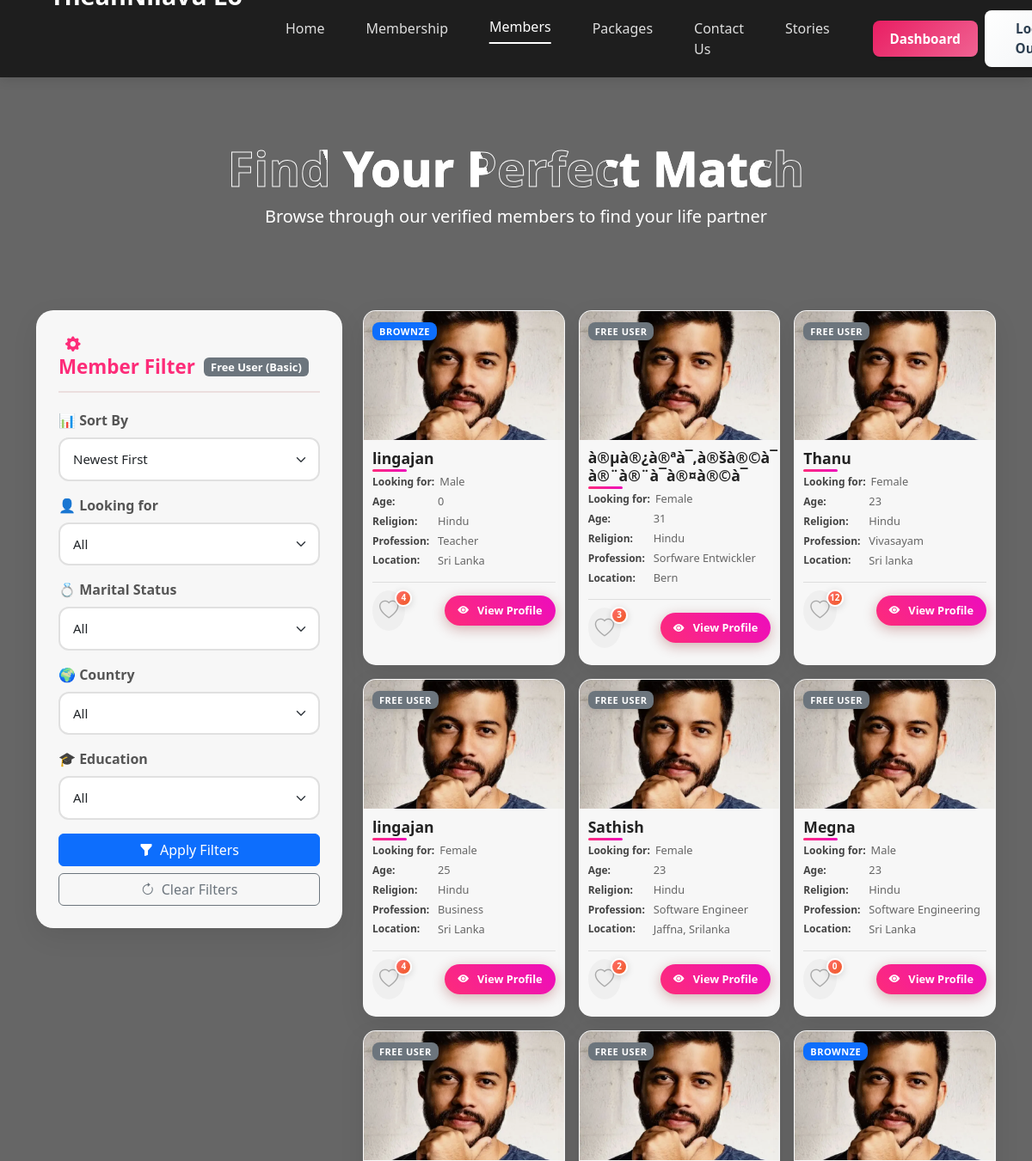
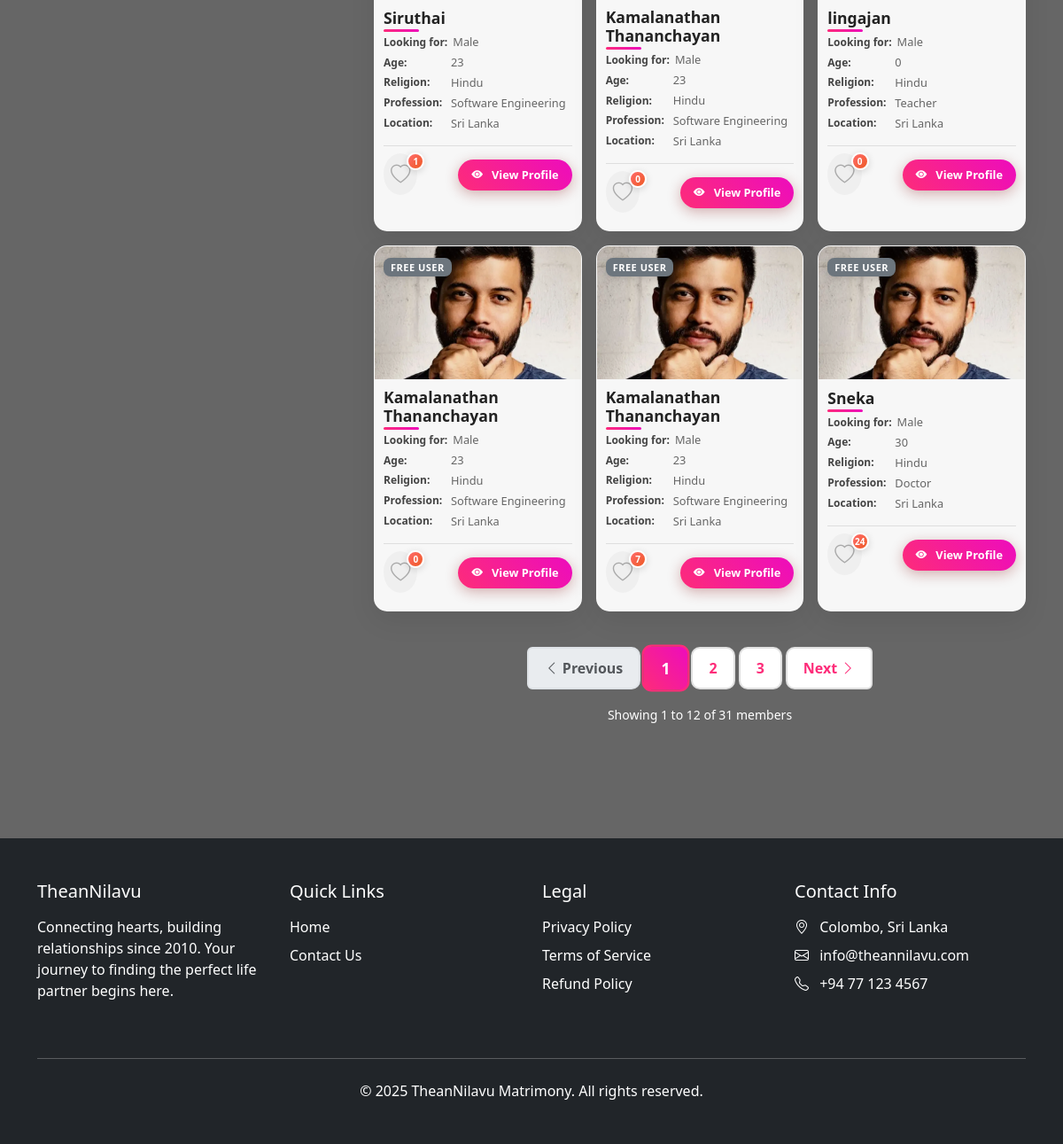
The page /webthennilavu/mem.php (signed in) on the database its author committed (2 pictures, top to bottom).
### tables this page shows
CREATE TABLE `members` (
  `id` int(11) NOT NULL,
  `name` varchar(100) NOT NULL,
  `photo` varchar(255) DEFAULT NULL,
  `looking_for` enum('Male','Female','Other') NOT NULL,
  `dob` date NOT NULL,
  `religion` varchar(50) NOT NULL,
  `gender` enum('Male','Female','Other') NOT NULL,
  `marital_status` enum('Single','Married','Divorced','Widowed','Deactivated') NOT NULL,
  `language` varchar(50) NOT NULL,
  `profession` varchar(100) DEFAULT NULL,
  `country` varchar(50) DEFAULT NULL,
  `phone` varchar(20) DEFAULT NULL,
  `smoking` enum('No','Yes','Occasionally') DEFAULT NULL,
  `drinking` enum('No','Yes','Occasionally') DEFAULT NULL,
  `present_address` text DEFAULT NULL,
  `city` varchar(50) DEFAULT NULL,
  `branch_id` int(11) DEFAULT NULL,
  `zip` varchar(20) DEFAULT NULL,
  `permanent_address` text DEFAULT NULL,
  `permanent_city` varchar(50) DEFAULT NULL,
  `package` varchar(50) DEFAULT NULL,
  `created_at` timestamp NOT NULL DEFAULT current_timestamp(),
  `user_id` int(11) DEFAULT NULL,
  `income` float DEFAULT NULL,
  `profile_hidden` tinyint(1) DEFAULT 0
);

### webthennilavu/mem.php (the view, shortened to what the rows shown need)
<?php
$host = "localhost";
$user = "thennilavu_matrimonial";
$pass = "OYVuiEKfS@FQ";
$db   = "thennilavu_thennilavu";
$conn = new mysqli($host, $user, $pass, $db);
$conn->query("CREATE TABLE IF NOT EXISTS user_interest_events (
    id INT NOT NULL AUTO_INCREMENT PRIMARY KEY,
    user_id INT NOT NULL,
    target_member_id INT NOT NULL,
    created_at TIMESTAMP NOT NULL DEFAULT CURRENT_TIMESTAMP()
) ENGINE=InnoDB DEFAULT CHARSET=utf8mb4 COLLATE=utf8mb4_general_ci");
$where_conditions = [];
$params = [];
$types = '';
$where_conditions[] = "marital_status != ?";
$params[] = 'deactive';
$types .= 's';
$where_conditions[] = "COALESCE(members.profile_hidden, 0) = 0";
$where_conditions[] = "members.marital_status NOT IN (?, ?)";
$params[] = 'Married';
$params[] = 'Deactivated';
$types .= 'ss';
$sql = "SELECT members.*, physical_info.height_cm, physical_info.weight_kg,
    (COUNT(ui.id) + COALESCE(uie.extra_likes,0)) as likes_received,
        CASE
            WHEN up.requestPackage = 'accept' AND up.end_date > NOW() THEN p.name
            ELSE 'Free User'
        END as package_name,
        COALESCE(members.profile_hidden, 0) as profile_hidden,
        CASE
            WHEN up.requestPackage = 'accept' AND up.end_date > NOW() THEN COALESCE(p.profile_hide_enabled, 'No')
            ELSE 'No'
        END as profile_hide_enabled
        FROM members
        LEFT JOIN physical_info ON members.id = physical_info.member_id
        LEFT JOIN user_interests ui ON members.id = ui.target_member_id
        LEFT JOIN (
            SELECT target_member_id, COUNT(*) as extra_likes
            FROM user_interest_events
            GROUP BY target_member_id
        ) uie ON members.id = uie.target_member_id
        LEFT JOIN userpackage up ON members.user_id = up.user_id AND up.requestPackage = 'accept'
        LEFT JOIN packages p ON p.name = up.status
        LEFT JOIN education ON members.id = education.member_id";
if (!empty($where_conditions)) {
    $sql .= " WHERE " . implode(' AND ', $where_conditions);
}
$records_per_page = 12;
$current_page = isset($_GET['page']) ? max(1, intval($_GET['page'])) : 1;
$offset = ($current_page - 1) * $records_per_page;
$sort_by = $_GET['sort'] ?? 'newest';
if ($sort_by === 'most_liked') {
    $sql .= " GROUP BY members.id ORDER BY likes_received DESC, members.created_at DESC LIMIT ? OFFSET ?";
} else {
    $sql .= " GROUP BY members.id ORDER BY members.created_at DESC LIMIT ? OFFSET ?";
}
$params[] = $records_per_page;
$params[] = $offset;
$types .= 'ii';
$members = [];
if (!empty($params)) {
    $stmt = $conn->prepare($sql);
    $stmt->bind_param($types, ...$params);
    $stmt->execute();
    $result = $stmt->get_result();
} else {
    $result = $conn->query($sql);
}
if ($result->num_rows > 0) {
    while($row = $result->fetch_assoc()) {
        $members[] = $row;
    }
}
?>
<!DOCTYPE html>
<html lang="en">
<head>
    <link href="https://cdn.jsdelivr.net/npm/bootstrap@5.3.0/dist/css/bootstrap.min.css" rel="stylesheet">
    <link rel="stylesheet" href="https://cdn.jsdelivr.net/npm/bootstrap-icons@1.10.5/font/bootstrap-icons.css">
</head>
<body>
    <section class="hero-section">
        <div class="container">
            <h1 class="display-4 fw-bold heading1">Find Your Perfect Match</h1>
        </div>
    </section>
    <section class="py-5">
        <div class="container">
            <div class="row">
                <div class="col-lg-8 col-md-7">
                <div class="row g-3" id="cardsRoot">
                    <?php foreach ($members as $member): ?>
                      <div class="col-lg-4 col-md-6 col-sm-6">
                        <div class="member-card">
                            <div class="package-badge">
                                <span class="badge <?php echo ($member['package_name'] === 'Free User') ? 'bg-secondary' : 'bg-primary'; ?>">
                                    <?php echo htmlspecialchars($member['package_name'] ?? 'Free User'); ?>
                                </span>
                            </div>
                            <div class="member-img">
                                <span class="member-id">ID: <?php echo htmlspecialchars($member['id']); ?></span>
                                <?php
                                $shouldHideProfile = false;
                                    ?>
                                    <?php
                                if ($shouldHideProfile) {
                                    $firstLetter = strtoupper(substr($member['name'] ?? 'U', 0, 1));
                                    ?>
                                    <div class="profile-initial">
                                        <?php echo $firstLetter; ?>
                                    </div>
                                    <?php
                                } else {
                                    $photoField = $member['photo'] ?? '';
                                    if (!empty($photoField)) {
                                        $photoField = ltrim($photoField, '/');
                                        if (strpos($photoField, 'uploads/') === 0) {
                                            $imgPath = $photoField;
                                            $fileCheck = __DIR__ . '/' . $photoField;
                                        } else {
                                            $imgPath = 'uploads/' . $photoField;
                                            $fileCheck = __DIR__ . '/uploads/' . $photoField;
                                        }
                                        if (!file_exists($fileCheck)) {
                                            $imgPath = 'img/d.webp';
                                        }
                                    } else {
                                        $imgPath = 'img/d.webp';
                                    }
                                    ?>
                                    <img src="<?php echo $imgPath; ?>" alt="<?php echo htmlspecialchars($member['photo']); ?>" style="object-fit:cover;width:100%;height:100%;">
                                    <?php
                                }
                                ?>
                            </div>
                            <div class="member-info">
                                <h4 class="member-name"><?php echo htmlspecialchars($member['name']); ?></h4>
                                <div class="member-details">
                                    <div><strong>Looking for:</strong> <?php echo htmlspecialchars($member['looking_for'] ?? '-'); ?></div>
                                    <div><strong>Age:</strong> <?php
                                        if (!empty($member['dob']) && $member['dob'] !== '0000-00-00') {
                                            $dob = new DateTime($member['dob']);
                                            $now = new DateTime();
                                            $age = $now->diff($dob)->y;
                                            echo $age;
                                        } else {
                                            echo '-';
                                        }
                                    ?></div>
                                    <div><strong>Religion:</strong> <?php echo htmlspecialchars($member['religion'] ?? '-'); ?></div>
                                    <div><strong>Profession:</strong> <?php echo htmlspecialchars($member['profession'] ?? '-'); ?></div>
                                    <div><strong>Location:</strong> <?php echo htmlspecialchars($member['country'] ?? '-'); ?></div>
                                </div>
                                <div class="member-actions">
                                    <div>
                                        <div class="interest-action-container">
                                            <i class="bi bi-heart action-icon interest-btn"
                                               data-member-id="<?php echo htmlspecialchars($member['id']); ?>"
                                               onclick="toggleInterest(this, <?php echo htmlspecialchars($member['id']); ?>)"
                                               title="Express Interest">
                                            </i>
                                            <span class="interest-count" id="interest-count-<?php echo htmlspecialchars($member['id']); ?>">
                                                <?php echo htmlspecialchars($member['likes_received'] ?? '0'); ?>
                                            </span>
                                        </div>
                                    </div>
                                    <button class="btn-view" data-member-id="<?php echo htmlspecialchars($member['id']); ?>" onclick="openDetails(<?php echo htmlspecialchars($member['id']); ?>)">
                                        <i class="bi bi-eye-fill me-1"></i>View Profile
                                    </button>
                                </div>
                            </div>
                        </div>
                    </div>
                    <?php endforeach; ?>
                </div>
            </div>
        </div>
    </section>
</body>
</html>

### rows shown on the page
members: package_name "BROWNZE", name "lingajan", looking_for "Male", dob "0", religion "Hindu", profession "Teacher", country "Sri Lanka", likes_received "4"
members: package_name "FREE USER", name "à®µà®¿à®ªà¯‚à®šà®©à¯ à®¨à®¨à¯à®¤à®©à¯", looking_for "Female", dob "31", religion "Hindu", profession "Sorfware Entwickler", country "Bern", likes_received "3"
members: package_name "FREE USER", name "Thanu", looking_for "Female", dob "23", religion "Hindu", profession "Vivasayam", country "Sri lanka", likes_received "12"
members: package_name "FREE USER", name "lingajan", looking_for "Female", dob "25", religion "Hindu", profession "Business", country "Sri Lanka", likes_received "4"
members: package_name "FREE USER", name "Sathish", looking_for "Female", dob "23", religion "Hindu", profession "Software Engineer", country "Jaffna, Srilanka", likes_received "2"
members: package_name "FREE USER", name "Megna", looking_for "Male", dob "23", religion "Hindu", profession "Software Engineering", country "Sri Lanka", likes_received "0"
members: package_name "FREE USER", name "Siruthai", looking_for "Male", dob "23", religion "Hindu", profession "Software Engineering", country "Sri Lanka", likes_received "1"
members: package_name "FREE USER", name "Kamalanathan Thananchayan", looking_for "Male", dob "23", religion "Hindu", profession "Software Engineering", country "Sri Lanka", likes_received "0"
members: package_name "BROWNZE", name "lingajan", looking_for "Male", dob "0", religion "Hindu", profession "Teacher", country "Sri Lanka", likes_received "0"
members: package_name "FREE USER", name "Kamalanathan Thananchayan", looking_for "Male", dob "23", religion "Hindu", profession "Software Engineering", country "Sri Lanka", likes_received "0"
members: package_name "FREE USER", name "Kamalanathan Thananchayan", looking_for "Male", dob "23", religion "Hindu", profession "Software Engineering", country "Sri Lanka", likes_received "7"
members: package_name "FREE USER", name "Sneka", looking_for "Male", dob "30", religion "Hindu", profession "Doctor", country "Sri Lanka", likes_received "24"

### other values the page prints
$user_type "Free User"
$search_access "Basic"
min($current_page * $records_per_page, $total_records) "12"
$total_records "31"
